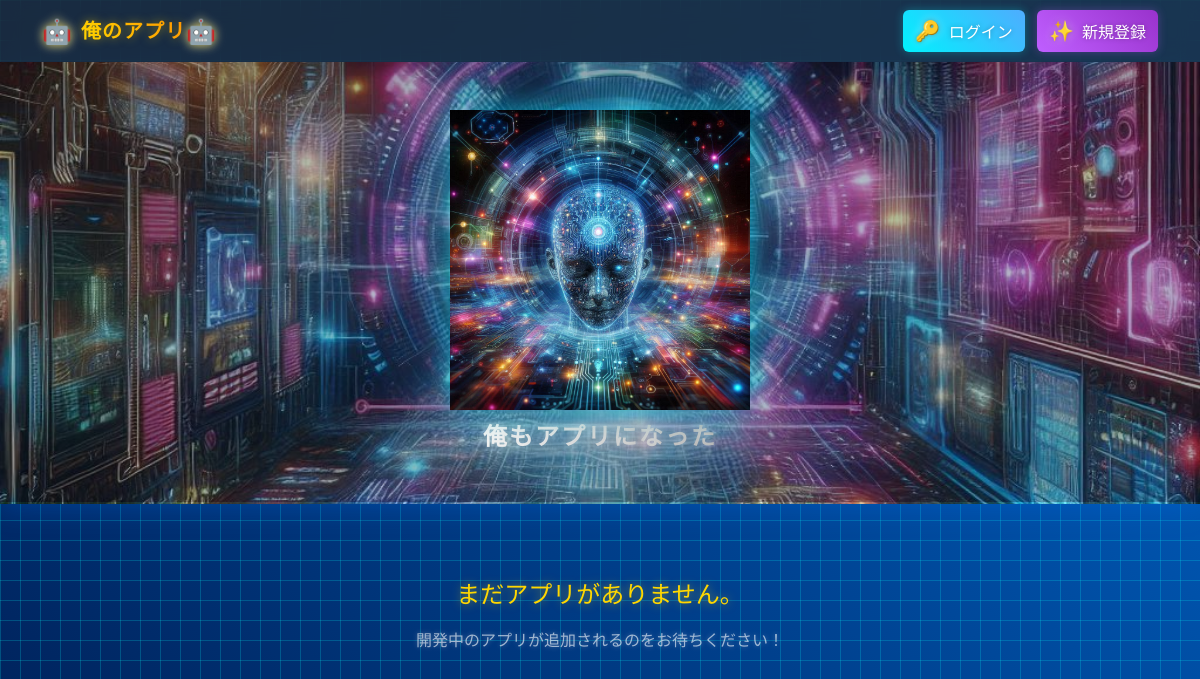
The app's page /, older data.
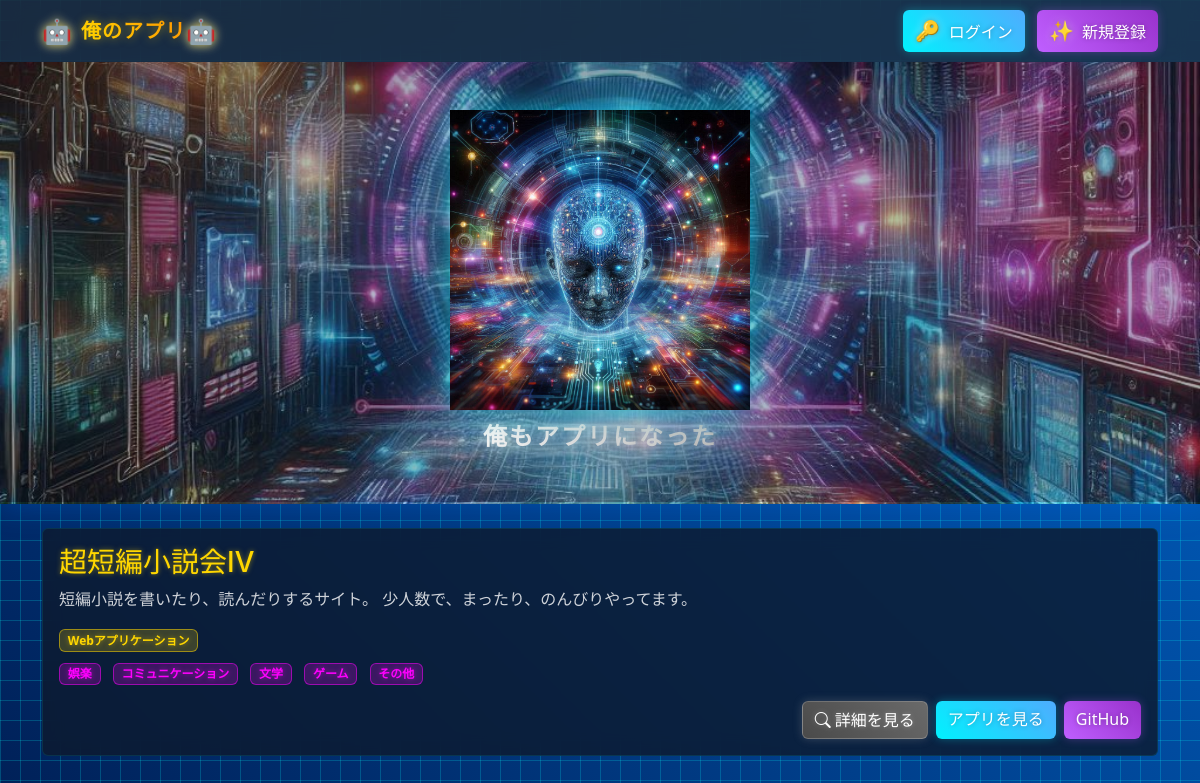
The same page, newer data.
### apps_gallery/models.py (models this page shows, shortened)
class AppGallery(models.Model):
    author = models.ForeignKey(
        settings.AUTH_USER_MODEL,
        on_delete=models.CASCADE,
        verbose_name='作者',
        related_name='apps'
    )
    title = models.CharField('アプリ名', max_length=100)
    app_types = models.JSONField(
        'アプリの種類',
        default=list,
        help_text=f'選択可能な値: {", ".join(APP_TYPES.keys())}'
    )
    genres = models.JSONField(
        'ジャンル',
        default=list,
        help_text=f'選択可能な値: {", ".join(GENRES.keys())}'
    )
    other_genre = models.CharField(
        'その他のジャンル',
        max_length=50,
        blank=True
    )
    dev_status = models.CharField(
        '開発状況',
        max_length=20,
        choices=APP_STATUS.items(),
        default='in_development'
    )
    status = models.CharField(
        '公開状態',
        max_length=20,
        choices=PUBLISH_STATUS.items(),
        default='draft'
    )
    app_url = models.URLField(**MODEL_FIELDS['app_url'])
    github_url = models.URLField(**MODEL_FIELDS['github_url'])
    overview = models.TextField('アプリの概要', blank=True)
    motivation = models.TextField('開発のきっかけ', blank=True)
    catchphrases = models.JSONField('キャッチコピー', default=list)
    target_users = models.TextField('ターゲットユーザー', blank=True)
    problems = models.TextField('アプリの問題点', blank=True)
    final_appeal = models.TextField('最後のアピール', blank=True)
    screenshots = models.JSONField('スクリーンショット', default=list)
    created_at = models.DateTimeField('作成日時', auto_now_add=True)
    updated_at = models.DateTimeField('更新日時', auto_now=True)
    class Meta:
        verbose_name = 'アプリギャラリー'
        verbose_name_plural = 'アプリギャラリー'

### home/views.py (the view)
# urls.py: 2. Add a URL to urlpatterns:  path('', views.home, name='home')
def home(request):
    apps = AppGallery.objects.filter(
        status='public',
        dev_status='completed'  # 完成品のみ
    ).order_by('-created_at')
    context = {
        'apps': apps,
        'APP_TYPES': dict(APP_TYPES),
        'GENRES': dict(GENRES),
    }
    return render(request, 'home/home.html', context)

### apps_gallery/templatetags/app_filters.py (called while the page is built)
@register.filter(name='get_dict_value')
def get_dict_value(dictionary, key):
    if dictionary is None or key is None:
        return ''
    if not isinstance(dictionary, dict):
        return key
    return dictionary.get(key, key)

### home/templates/home/home.html (shortened to what this page needs)
{% extends 'base.html' %}
{% load static %}
{% load app_filters %}
{% block content %}
<div class="min-vh-100">
    <div class="position-relative text-center py-5 mb-4 cyber-hero" style="background-image: url('{% static 'home/images/sy.png' %}'); background-size: cover; background-position: center;">
        <div class="d-flex flex-column align-items-center justify-content-center position-relative">
            <div class="mx-auto text-center" style="max-width: 400px;">
                <img src="{% static 'home/images/appman.png' %}"
                     alt="アプリマン"
                     class="img-fluid mb-2 cyber-glow"
                     style="max-width: 300px;">
                <p class="cyber-text-hero mb-0">
                    俺もアプリになった
                </p>
            </div>
        </div>
    </div>
    <div class="container mb-5">
        <div class="row">
            {% for app in apps %}
                <div class="col-12 mb-4">
                    <div class="card cyber-card">
                        <div class="card-body">
                            <h3 class="card-title cyber-title">{{ app.title }}</h3>
                            <p class="card-text cyber-description">{{ app.overview }}</p>
                            <div class="mb-3">
                                <div class="mb-2">
                                    {% for type in app.app_types %}
                                        <span class="badge cyber-type me-2">{{ APP_TYPES|get_dict_value:type }}</span>
                                    {% endfor %}
                                </div>
                                <div>
                                    {% for genre in app.genres %}
                                        <span class="badge cyber-genre me-2">{{ GENRES|get_dict_value:genre }}</span>
                                    {% endfor %}
                                </div>
                            </div>
                            <div class="d-flex justify-content-end gap-2">
                                <a href="{% url 'apps_gallery:detail' app.pk %}" class="btn btn-cyber-secondary">
                                    <i class="bi bi-search"></i> 詳細を見る
                                </a>
                                {% if app.app_url %}
                                    <a href="{{ app.app_url }}" class="btn btn-cyber-primary" target="_blank">
                                        アプリを見る
                                    </a>
                                {% endif %}
                                {% if app.github_url %}
                                    <a href="{{ app.github_url }}" class="btn btn-cyber-purple" target="_blank">
                                        GitHub
                                    </a>
                                {% endif %}
                            </div>
                        </div>
                    </div>
                </div>
            {% empty %}
                <div class="col-12 text-center py-5">
                    <p class="fs-4 cyber-empty-text">まだアプリがありません。</p>
                    <p class="cyber-empty-subtext">開発中のアプリが追加されるのをお待ちください！</p>
                </div>
            {% endfor %}
        </div>
    </div>
</div>
{% endblock %}

### templates/base.html (shortened to what this page needs)
{% load static %}
<!DOCTYPE html>
<html lang="ja">
<head>
    <link href="https://cdn.jsdelivr.net/npm/bootstrap@5.3.0/dist/css/bootstrap.min.css" rel="stylesheet">
    <link rel="stylesheet" href="https://cdn.jsdelivr.net/npm/bootstrap-icons@1.11.3/font/bootstrap-icons.min.css">
</head>
<body>
    {% include 'includes/navbar.html' %}
    {% block content %}
    {% endblock %}
</body>
</html>

### templates/includes/navbar.html (shortened to what this page needs)
<nav class="navbar navbar-expand-lg navbar-dark bg-dark bg-opacity-75 shadow-lg position-sticky top-0" style="z-index: 1000; backdrop-filter: blur(10px);">
    <div class="container">
        <a class="navbar-brand d-flex align-items-center cyber-brand" href="/">
            <span class="fs-4 me-2 cyber-emoji">🤖</span>
            <span class="cyber-text">俺のアプリ</span>
            <span class="fs-4 me-2 cyber-emoji">🤖</span>
        </a>
        <div class="ms-auto">
            {% if user.is_authenticated %}
                <div class="d-flex align-items-center">
                    <a href="{% url 'apps_gallery:create' %}" class="btn btn-cyber-purple me-3 d-flex align-items-center">
                        <span class="fs-5 me-1 cyber-emoji">📱</span>
                        <span>アプリを投稿</span>
                    </a>
                    <a href="#" class="btn btn-cyber-secondary me-2 d-flex align-items-center">
                        <span class="fs-5 me-1 cyber-emoji">👤</span>
                        <span>{{ user.username }}</span>
                    </a>
                    <form action="{% url 'logout' %}" method="post" class="d-inline">
                        {% csrf_token %}
                        <button type="submit" class="btn btn-cyber-danger">
                            <span class="fs-5 me-1 cyber-emoji">🚪</span>
                            ログアウト
                        </button>
                    </form>
                </div>
            {% else %}
                <div>
                    <a href="{% url 'login' %}" class="btn btn-cyber-primary me-2">
                        <span class="fs-5 me-1 cyber-emoji">🔑</span>
                        ログイン
                    </a>
                    <a href="{% url 'accounts:signup' %}" class="btn btn-cyber-purple">
                        <span class="fs-5 me-1 cyber-emoji">✨</span>
                        新規登録
                    </a>
                </div>
            {% endif %}
        </div>
    </div>
</nav>

### templates/includes/navbar.html (style rules this page uses)
.cyber-brand { position: relative; color: #ffd700 !important; text-shadow: 0 0 10px rgba(255, 215, 0, 0.5); font-weight: bold; letter-spacing: 1px; }
.cyber-text { background: linear-gradient(45deg, #ffd700, #ff8c00); -webkit-background-clip: text; -webkit-text-fill-color: transparent; font-weight: bold; }
.cyber-emoji { filter: drop-shadow(0 0 5px rgba(255, 255, 255, 0.5)); }
.btn-cyber-primary { background: linear-gradient(45deg, #00f2fe, #4facfe); border: none; color: #fff; text-shadow: 0 0 5px rgba(0, 0, 0, 0.3); box-shadow: 0 0 10px rgba(0, 242, 254, 0.3); transition: all 0.3s ease; }
.btn-cyber-secondary { background: linear-gradient(45deg, #a0a0a0, #808080); border: none; color: #fff; text-shadow: 0 0 5px rgba(0, 0, 0, 0.3); box-shadow: 0 0 10px rgba(160, 160, 160, 0.3); }
.btn-cyber-purple { background: linear-gradient(45deg, #bf5fff, #9932cc); border: none; color: #fff; text-shadow: 0 0 5px rgba(0, 0, 0, 0.3); box-shadow: 0 0 10px rgba(191, 95, 255, 0.3); }

### home/templates/home/home.html (style rules this page uses)
.cyber-hero { position: relative; border-bottom: 2px solid rgba(0, 255, 255, 0.1); box-shadow: 0 0 30px rgba(0, 123, 255, 0.3); overflow: hidden; }
.cyber-hero > div:not(.cyber-overlay):not(.cyber-lines) { position: relative; z-index: 2; }
.cyber-text-hero { font-size: 1.5rem; color: #e0e0e0; background: linear-gradient(45deg, #ffffff, #a0a0a0); -webkit-background-clip: text; -webkit-text-fill-color: transparent; text-shadow: 0 0 10px rgba(255, 255, 255, 0.5), 0 0 20px rgba(200, 200, 200, 0.3); font-weight: bold; letter-spacing: 2px; }
.cyber-glow { filter: drop-shadow(0 0 15px rgba(0, 255, 255, 0.5)); }
.cyber-card { background: rgba(13, 25, 45, 0.8); border: 1px solid rgba(0, 255, 255, 0.1); backdrop-filter: blur(10px); transition: all 0.3s ease; }
.cyber-title { color: #ffd700; text-shadow: 0 0 5px rgba(255, 215, 0, 0.5); }
.cyber-description { color: #fff; opacity: 0.8; }
.cyber-type { background: rgba(255, 215, 0, 0.2); color: #ffd700; border: 1px solid rgba(255, 215, 0, 0.5); text-shadow: 0 0 5px rgba(255, 215, 0, 0.5); }
.cyber-genre { background: rgba(255, 0, 255, 0.2); color: #ff00ff; border: 1px solid rgba(255, 0, 255, 0.5); text-shadow: 0 0 5px rgba(255, 0, 255, 0.5); }
.btn-cyber-secondary { background: linear-gradient(45deg, #4a4a4a, #6a6a6a); color: #fff; border: 1px solid rgba(255, 255, 255, 0.2); text-shadow: 0 0 5px rgba(255, 255, 255, 0.3); transition: all 0.3s ease; }

Row changes from the older to the newer data that the page shows:
added AppGallery: title "超短編小説会Ⅳ", overview "短編小説を書いたり、読んだりするサイト。 少人数で、まったり、のんびりやってます。", app_types "Webアプリケーション", genres "娯楽" "コミュニケーション" "文学" "ゲーム" "その他"
Text that changed along with them:
text no longer shown: "まだアプリがありません。 開発中のアプリが追加されるのをお待ちください！"
